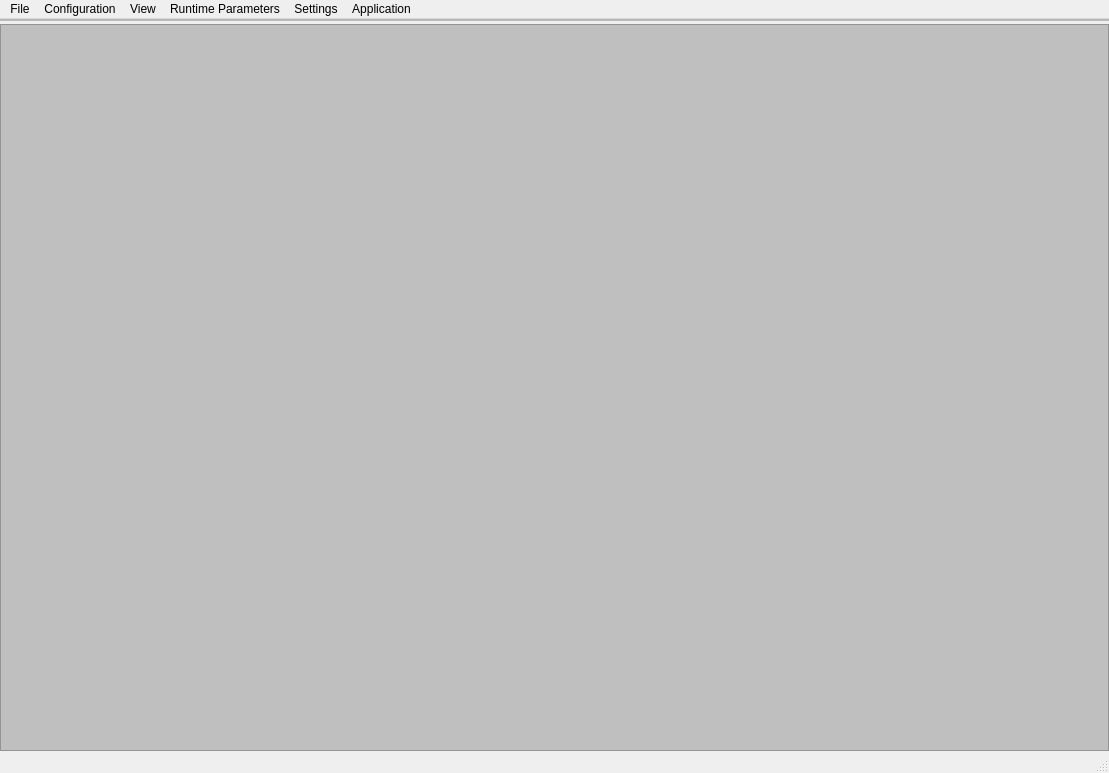
<?xml version="1.0" encoding="UTF-8"?>
<ui version="4.0">
 <class>MainWindow</class>
 <widget class="QMainWindow" name="MainWindow">
  <property name="geometry">
   <rect>
    <x>0</x>
    <y>0</y>
    <width>1109</width>
    <height>773</height>
   </rect>
  </property>
  <property name="minimumSize">
   <size>
    <width>300</width>
    <height>200</height>
   </size>
  </property>
  <property name="windowTitle">
   <string>MainWindow</string>
  </property>
  <widget class="QWidget" name="centralwidget_frames">
   <layout class="QVBoxLayout" name="verticalLayout">
    <property name="spacing">
     <number>3</number>
    </property>
    <property name="leftMargin">
     <number>0</number>
    </property>
    <property name="topMargin">
     <number>0</number>
    </property>
    <property name="rightMargin">
     <number>0</number>
    </property>
    <property name="bottomMargin">
     <number>0</number>
    </property>
    <item>
     <widget class="QFrame" name="frame">
      <property name="frameShape">
       <enum>QFrame::StyledPanel</enum>
      </property>
      <property name="frameShadow">
       <enum>QFrame::Raised</enum>
      </property>
      <layout class="QGridLayout" name="gridLayout" rowstretch="0" columnstretch="0">
       <property name="leftMargin">
        <number>0</number>
       </property>
       <property name="topMargin">
        <number>0</number>
       </property>
       <property name="rightMargin">
        <number>0</number>
       </property>
       <property name="bottomMargin">
        <number>0</number>
       </property>
       <property name="spacing">
        <number>3</number>
       </property>
      </layout>
     </widget>
    </item>
    <item>
     <widget class="QStackedWidget" name="stackedWidget">
      <property name="currentIndex">
       <number>1</number>
      </property>
      <widget class="QWidget" name="page">
       <layout class="QGridLayout" name="gridLayout_3">
        <property name="leftMargin">
         <number>0</number>
        </property>
        <property name="topMargin">
         <number>0</number>
        </property>
        <property name="rightMargin">
         <number>0</number>
        </property>
        <property name="bottomMargin">
         <number>0</number>
        </property>
        <property name="spacing">
         <number>2</number>
        </property>
        <item row="0" column="0">
         <widget class="QFrame" name="frame_add_me_noscroll">
          <property name="palette">
           <palette>
            <active>
             <colorrole role="Base">
              <brush brushstyle="SolidPattern">
               <color alpha="255">
                <red>255</red>
                <green>255</green>
                <blue>255</blue>
               </color>
              </brush>
             </colorrole>
             <colorrole role="Window">
              <brush brushstyle="SolidPattern">
               <color alpha="255">
                <red>191</red>
                <green>191</green>
                <blue>191</blue>
               </color>
              </brush>
             </colorrole>
            </active>
            <inactive>
             <colorrole role="Base">
              <brush brushstyle="SolidPattern">
               <color alpha="255">
                <red>255</red>
                <green>255</green>
                <blue>255</blue>
               </color>
              </brush>
             </colorrole>
             <colorrole role="Window">
              <brush brushstyle="SolidPattern">
               <color alpha="255">
                <red>191</red>
                <green>191</green>
                <blue>191</blue>
               </color>
              </brush>
             </colorrole>
            </inactive>
            <disabled>
             <colorrole role="Base">
              <brush brushstyle="SolidPattern">
               <color alpha="255">
                <red>191</red>
                <green>191</green>
                <blue>191</blue>
               </color>
              </brush>
             </colorrole>
             <colorrole role="Window">
              <brush brushstyle="SolidPattern">
               <color alpha="255">
                <red>191</red>
                <green>191</green>
                <blue>191</blue>
               </color>
              </brush>
             </colorrole>
            </disabled>
           </palette>
          </property>
          <property name="autoFillBackground">
           <bool>true</bool>
          </property>
          <property name="frameShape">
           <enum>QFrame::StyledPanel</enum>
          </property>
          <property name="frameShadow">
           <enum>QFrame::Sunken</enum>
          </property>
         </widget>
        </item>
       </layout>
      </widget>
      <widget class="QWidget" name="page_2">
       <layout class="QGridLayout" name="gridLayout_2">
        <property name="leftMargin">
         <number>0</number>
        </property>
        <property name="topMargin">
         <number>0</number>
        </property>
        <property name="rightMargin">
         <number>0</number>
        </property>
        <property name="bottomMargin">
         <number>0</number>
        </property>
        <property name="spacing">
         <number>2</number>
        </property>
        <item row="0" column="0">
         <widget class="QScrollArea" name="frame_add_me_scroll">
          <property name="palette">
           <palette>
            <active>
             <colorrole role="Base">
              <brush brushstyle="SolidPattern">
               <color alpha="255">
                <red>255</red>
                <green>255</green>
                <blue>255</blue>
               </color>
              </brush>
             </colorrole>
             <colorrole role="Window">
              <brush brushstyle="SolidPattern">
               <color alpha="255">
                <red>191</red>
                <green>191</green>
                <blue>191</blue>
               </color>
              </brush>
             </colorrole>
            </active>
            <inactive>
             <colorrole role="Base">
              <brush brushstyle="SolidPattern">
               <color alpha="255">
                <red>255</red>
                <green>255</green>
                <blue>255</blue>
               </color>
              </brush>
             </colorrole>
             <colorrole role="Window">
              <brush brushstyle="SolidPattern">
               <color alpha="255">
                <red>191</red>
                <green>191</green>
                <blue>191</blue>
               </color>
              </brush>
             </colorrole>
            </inactive>
            <disabled>
             <colorrole role="Base">
              <brush brushstyle="SolidPattern">
               <color alpha="255">
                <red>191</red>
                <green>191</green>
                <blue>191</blue>
               </color>
              </brush>
             </colorrole>
             <colorrole role="Window">
              <brush brushstyle="SolidPattern">
               <color alpha="255">
                <red>191</red>
                <green>191</green>
                <blue>191</blue>
               </color>
              </brush>
             </colorrole>
            </disabled>
           </palette>
          </property>
          <property name="frameShape">
           <enum>QFrame::StyledPanel</enum>
          </property>
          <property name="frameShadow">
           <enum>QFrame::Sunken</enum>
          </property>
          <property name="widgetResizable">
           <bool>true</bool>
          </property>
          <property name="alignment">
           <set>Qt::AlignHCenter|Qt::AlignTop</set>
          </property>
         </widget>
        </item>
       </layout>
      </widget>
     </widget>
    </item>
   </layout>
  </widget>
  <widget class="QMenuBar" name="menubar">
   <property name="geometry">
    <rect>
     <x>0</x>
     <y>0</y>
     <width>1109</width>
     <height>21</height>
    </rect>
   </property>
   <widget class="QMenu" name="menuFile">
    <property name="title">
     <string>File</string>
    </property>
    <addaction name="actionOpen"/>
    <addaction name="actionSave"/>
    <addaction name="actionSave_as"/>
    <addaction name="separator"/>
    <addaction name="actionClose"/>
   </widget>
   <widget class="QMenu" name="menuConfiguration">
    <property name="title">
     <string>Configuration</string>
    </property>
   </widget>
   <widget class="QMenu" name="menuView">
    <property name="title">
     <string>View</string>
    </property>
    <addaction name="action_viewMessages"/>
    <addaction name="action_viewSequencer"/>
    <addaction name="action_viewRealtime_props"/>
    <addaction name="action_viewRealtime_plots"/>
    <addaction name="action_connections"/>
    <addaction name="action_viewParameters"/>
   </widget>
   <widget class="QMenu" name="menuRuntime_Parameters">
    <property name="title">
     <string>Runtime Parameters</string>
    </property>
   </widget>
   <widget class="QMenu" name="menuSettings">
    <property name="title">
     <string>Settings</string>
    </property>
    <widget class="QMenu" name="menuProperty_Pool">
     <property name="title">
      <string>System Property Pool</string>
     </property>
    </widget>
    <addaction name="menuProperty_Pool"/>
   </widget>
   <widget class="QMenu" name="menuApplication">
    <property name="title">
     <string>Application</string>
    </property>
   </widget>
   <addaction name="menuFile"/>
   <addaction name="menuConfiguration"/>
   <addaction name="menuView"/>
   <addaction name="menuRuntime_Parameters"/>
   <addaction name="menuSettings"/>
   <addaction name="menuApplication"/>
  </widget>
  <widget class="QStatusBar" name="statusbar"/>
  <action name="actionOpen">
   <property name="text">
    <string>Open</string>
   </property>
   <property name="shortcut">
    <string>Ctrl+O</string>
   </property>
  </action>
  <action name="actionSave">
   <property name="text">
    <string>Save</string>
   </property>
   <property name="shortcut">
    <string>Ctrl+S</string>
   </property>
  </action>
  <action name="actionSave_as">
   <property name="text">
    <string>Save as</string>
   </property>
   <property name="shortcut">
    <string>Ctrl+Shift+S</string>
   </property>
  </action>
  <action name="action_viewMessages">
   <property name="checkable">
    <bool>true</bool>
   </property>
   <property name="text">
    <string>Messages</string>
   </property>
   <property name="shortcut">
    <string>Ctrl+Alt+Shift+M</string>
   </property>
  </action>
  <action name="action_viewSequencer">
   <property name="checkable">
    <bool>true</bool>
   </property>
   <property name="text">
    <string>Sequencer</string>
   </property>
   <property name="shortcut">
    <string>Ctrl+Alt+S</string>
   </property>
  </action>
  <action name="action_viewRealtime_props">
   <property name="checkable">
    <bool>true</bool>
   </property>
   <property name="text">
    <string>RT Viewer Properties</string>
   </property>
   <property name="shortcut">
    <string>Ctrl+Alt+P</string>
   </property>
  </action>
  <action name="action_viewParameters">
   <property name="checkable">
    <bool>true</bool>
   </property>
   <property name="text">
    <string>Parameters</string>
   </property>
  </action>
  <action name="action_viewRealtime_plots">
   <property name="checkable">
    <bool>true</bool>
   </property>
   <property name="text">
    <string>RT Viewer Plots</string>
   </property>
   <property name="shortcut">
    <string>Ctrl+Alt+Shift+P</string>
   </property>
  </action>
  <action name="action_connections">
   <property name="checkable">
    <bool>true</bool>
   </property>
   <property name="text">
    <string>Connections</string>
   </property>
   <property name="shortcut">
    <string>Ctrl+Alt+C</string>
   </property>
  </action>
  <action name="actionClose">
   <property name="text">
    <string>Close</string>
   </property>
   <property name="shortcut">
    <string>Ctrl+Q</string>
   </property>
  </action>
 </widget>
 <resources>
  <include location="jvx-qt-host.qrc"/>
 </resources>
 <connections>
  <connection>
   <sender>actionSave</sender>
   <signal>triggered()</signal>
   <receiver>MainWindow</receiver>
   <slot>saveConfigFile()</slot>
   <hints>
    <hint type="sourcelabel">
     <x>-1</x>
     <y>-1</y>
    </hint>
    <hint type="destinationlabel">
     <x>540</x>
     <y>503</y>
    </hint>
   </hints>
  </connection>
  <connection>
   <sender>action_viewMessages</sender>
   <signal>triggered()</signal>
   <receiver>MainWindow</receiver>
   <slot>triggered_viewMessages()</slot>
   <hints>
    <hint type="sourcelabel">
     <x>-1</x>
     <y>-1</y>
    </hint>
    <hint type="destinationlabel">
     <x>540</x>
     <y>503</y>
    </hint>
   </hints>
  </connection>
  <connection>
   <sender>action_viewParameters</sender>
   <signal>triggered()</signal>
   <receiver>MainWindow</receiver>
   <slot>triggered_viewParameters()</slot>
   <hints>
    <hint type="sourcelabel">
     <x>-1</x>
     <y>-1</y>
    </hint>
    <hint type="destinationlabel">
     <x>540</x>
     <y>503</y>
    </hint>
   </hints>
  </connection>
  <connection>
   <sender>action_viewRealtime_props</sender>
   <signal>triggered()</signal>
   <receiver>MainWindow</receiver>
   <slot>triggered_viewRealtime_props()</slot>
   <hints>
    <hint type="sourcelabel">
     <x>-1</x>
     <y>-1</y>
    </hint>
    <hint type="destinationlabel">
     <x>540</x>
     <y>503</y>
    </hint>
   </hints>
  </connection>
  <connection>
   <sender>action_viewSequencer</sender>
   <signal>triggered()</signal>
   <receiver>MainWindow</receiver>
   <slot>triggered_viewSequencer()</slot>
   <hints>
    <hint type="sourcelabel">
     <x>-1</x>
     <y>-1</y>
    </hint>
    <hint type="destinationlabel">
     <x>540</x>
     <y>503</y>
    </hint>
   </hints>
  </connection>
  <connection>
   <sender>action_viewRealtime_plots</sender>
   <signal>triggered()</signal>
   <receiver>MainWindow</receiver>
   <slot>triggered_viewRealtime_plots()</slot>
   <hints>
    <hint type="sourcelabel">
     <x>-1</x>
     <y>-1</y>
    </hint>
    <hint type="destinationlabel">
     <x>540</x>
     <y>503</y>
    </hint>
   </hints>
  </connection>
  <connection>
   <sender>actionSave_as</sender>
   <signal>triggered()</signal>
   <receiver>MainWindow</receiver>
   <slot>saveConfigFileAs()</slot>
   <hints>
    <hint type="sourcelabel">
     <x>-1</x>
     <y>-1</y>
    </hint>
    <hint type="destinationlabel">
     <x>540</x>
     <y>503</y>
    </hint>
   </hints>
  </connection>
  <connection>
   <sender>actionOpen</sender>
   <signal>triggered()</signal>
   <receiver>MainWindow</receiver>
   <slot>openConfigFile()</slot>
   <hints>
    <hint type="sourcelabel">
     <x>-1</x>
     <y>-1</y>
    </hint>
    <hint type="destinationlabel">
     <x>540</x>
     <y>503</y>
    </hint>
   </hints>
  </connection>
  <connection>
   <sender>action_connections</sender>
   <signal>triggered()</signal>
   <receiver>MainWindow</receiver>
   <slot>triggered_viewConnections()</slot>
   <hints>
    <hint type="sourcelabel">
     <x>-1</x>
     <y>-1</y>
    </hint>
    <hint type="destinationlabel">
     <x>540</x>
     <y>503</y>
    </hint>
   </hints>
  </connection>
  <connection>
   <sender>actionClose</sender>
   <signal>triggered()</signal>
   <receiver>MainWindow</receiver>
   <slot>close()</slot>
   <hints>
    <hint type="sourcelabel">
     <x>-1</x>
     <y>-1</y>
    </hint>
    <hint type="destinationlabel">
     <x>540</x>
     <y>503</y>
    </hint>
   </hints>
  </connection>
 </connections>
 <slots>
  <slot>saveConfigFile()</slot>
  <slot>triggered_viewMessages()</slot>
  <slot>triggered_viewParameters()</slot>
  <slot>triggered_viewSequencer()</slot>
  <slot>triggered_viewRealtime_props()</slot>
  <slot>openSequenceEditor()</slot>
  <slot>triggered_viewRealtime_plots()</slot>
  <slot>triggered_skipStateSelected()</slot>
  <slot>triggered_toggleCryptConfig()</slot>
  <slot>saveConfigFileAs()</slot>
  <slot>openConfigFile()</slot>
  <slot>triggered_viewConnections()</slot>
 </slots>
</ui>
